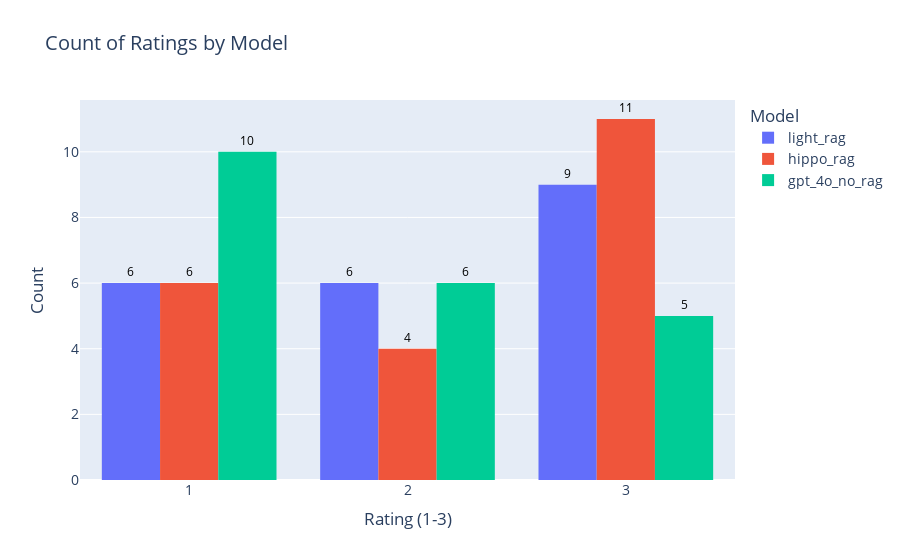

This figure's notebook cell:
### Code cell
fig = px.bar(new_df, x=new_df.index, y=new_df.columns, barmode='group', title='Count of Ratings by Model')
fig.update_layout(
    xaxis_title='Rating (1-3)',
    yaxis_title='Count',
    legend_title_text='Model'
)
fig.update_traces(texttemplate='%{value}', textposition='outside')
fig.update_traces(textfont_size=12)
fig.update_traces(marker=dict(line=dict(width=0)))  # remove the lines around the bars
fig.update_traces(textfont_color='black')  # set the text color to black
fig.update_traces(textposition='outside')  # set the text position to outside
fig.update_traces(textfont=dict(size=12))  # set the text font size
# increase the size of the text
fig.update_layout(font=dict(size=14))

### Figure 1 — Plotly figure (JSON) as saved in the notebook; plotly's stock layout.template omitted (floating-point values rounded to 4 significant figures)
{"data": [{"alignmentgroup": "True", "hovertemplate": "variable=light_rag<br>rating=%{x}<br>value=%{y}<extra></extra>", "legendgroup": "light_rag", "marker": {"color": "#636efa", "line": {"width": 0}, "pattern": {"shape": ""}}, "name": "light_rag", "offsetgroup": "light_rag", "orientation": "v", "showlegend": true, "textfont": {"color": "black", "size": 12}, "textposition": "outside", "texttemplate": "%{value}", "type": "bar", "x": ["1", "2", "3"], "xaxis": "x", "y": [6, 6, 9], "yaxis": "y"}, {"alignmentgroup": "True", "hovertemplate": "variable=hippo_rag<br>rating=%{x}<br>value=%{y}<extra></extra>", "legendgroup": "hippo_rag", "marker": {"color": "#EF553B", "line": {"width": 0}, "pattern": {"shape": ""}}, "name": "hippo_rag", "offsetgroup": "hippo_rag", "orientation": "v", "showlegend": true, "textfont": {"color": "black", "size": 12}, "textposition": "outside", "texttemplate": "%{value}", "type": "bar", "x": ["1", "2", "3"], "xaxis": "x", "y": [6, 4, 11], "yaxis": "y"}, {"alignmentgroup": "True", "hovertemplate": "variable=gpt_4o_no_rag<br>rating=%{x}<br>value=%{y}<extra></extra>", "legendgroup": "gpt_4o_no_rag", "marker": {"color": "#00cc96", "line": {"width": 0}, "pattern": {"shape": ""}}, "name": "gpt_4o_no_rag", "offsetgroup": "gpt_4o_no_rag", "orientation": "v", "showlegend": true, "textfont": {"color": "black", "size": 12}, "textposition": "outside", "texttemplate": "%{value}", "type": "bar", "x": ["1", "2", "3"], "xaxis": "x", "y": [10, 6, 5], "yaxis": "y"}], "layout": {"barmode": "group", "font": {"size": 14}, "legend": {"title": {"text": "Model"}, "tracegroupgap": 0}, "title": {"text": "Count of Ratings by Model"}, "xaxis": {"anchor": "y", "domain": [0, 1], "title": {"text": "Rating (1-3)"}}, "yaxis": {"anchor": "x", "domain": [0, 1], "title": {"text": "Count"}}}}
